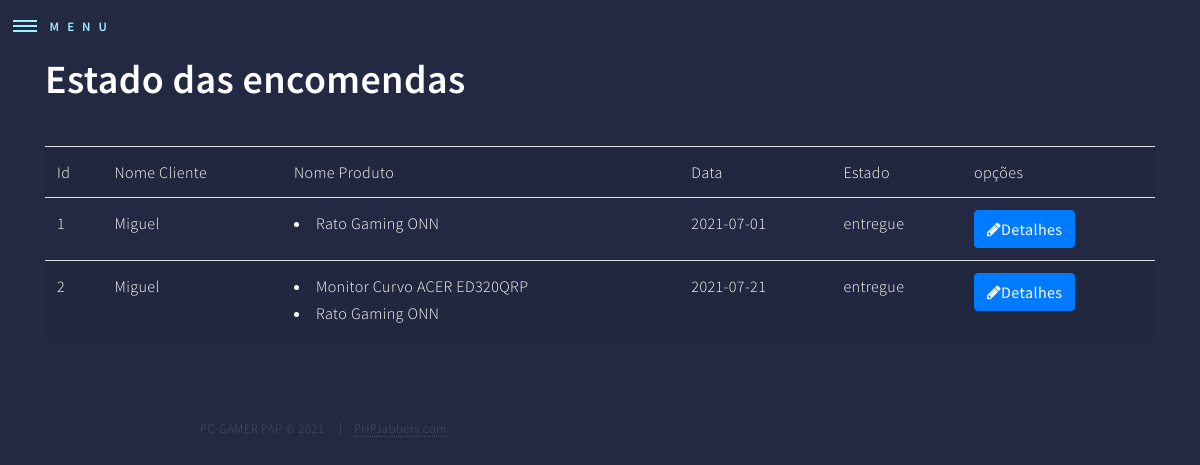
The page /admin/listaEstadoCompras.php on the database as committed earlier.
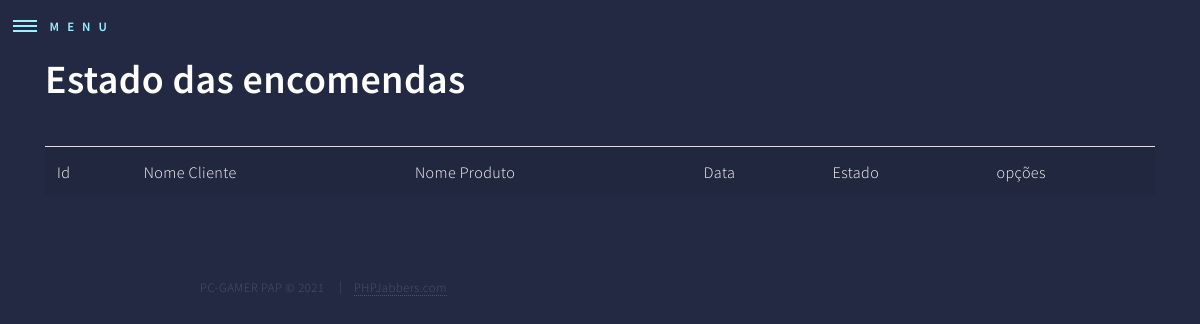
The same page on the database as committed later.
### tables this page shows
CREATE TABLE `encomendas`  (
  `encomendaId` int(11) NOT NULL AUTO_INCREMENT,
  `encomendaData` date NOT NULL,
  `encomendaEstado` enum('preparacao','caminho','entregue') NOT NULL,
  `encomendaValorFinal` decimal(10, 2) NOT NULL,
  `encomendaPerfilId` int(11) NOT NULL,
  PRIMARY KEY (`encomendaId`) USING BTREE,
  INDEX `fk_encomendas_perfis1_idx`(`encomendaPerfilId`) USING BTREE,
  CONSTRAINT `fk_encomendas_perfis1` FOREIGN KEY (`encomendaPerfilId`) REFERENCES `perfis` (`perfilId`) ON DELETE NO ACTION ON UPDATE NO ACTION
);

CREATE TABLE `perfis`  (
  `perfilId` int(11) NOT NULL,
  `perfilNome` varchar(45) NOT NULL,
  `perfilMorada` varchar(255) NOT NULL,
  `perfilTelefone` varchar(45) NOT NULL,
  `perfilEmail` varchar(45) NOT NULL,
  PRIMARY KEY (`perfilId`) USING BTREE,
  UNIQUE INDEX `users_userId_UNIQUE`(`perfilId`) USING BTREE,
  INDEX `fk_perfis_users1_idx`(`perfilId`) USING BTREE,
  CONSTRAINT `fk_perfis_users1` FOREIGN KEY (`perfilId`) REFERENCES `users` (`userId`) ON DELETE NO ACTION ON UPDATE NO ACTION
);

CREATE TABLE `encomendadetalhes`  (
  `encomendaDetalheId` int(11) NOT NULL AUTO_INCREMENT,
  `encomendaDetalheEncomendaId` int(11) NOT NULL,
  `encomendaDetalheProdutoId` int(11) NOT NULL,
  `encomendaDetalhePreco` decimal(10, 2) NOT NULL,
  `encomendaDetalheQuantidade` int(11) NOT NULL,
  PRIMARY KEY (`encomendaDetalheId`) USING BTREE,
  INDEX `fk_encomendadetalhes_encomendas1_idx`(`encomendaDetalheEncomendaId`) USING BTREE,
  INDEX `fk_encomendadetalhes_produtos1_idx`(`encomendaDetalheProdutoId`) USING BTREE,
  CONSTRAINT `fk_encomendadetalhes_encomendas1` FOREIGN KEY (`encomendaDetalheEncomendaId`) REFERENCES `encomendas` (`encomendaId`) ON DELETE NO ACTION ON UPDATE NO ACTION,
  CONSTRAINT `fk_encomendadetalhes_produtos1` FOREIGN KEY (`encomendaDetalheProdutoId`) REFERENCES `produtos` (`produtoId`) ON DELETE NO ACTION ON UPDATE NO ACTION
);

CREATE TABLE `produtos`  (
  `produtoId` int(11) NOT NULL AUTO_INCREMENT,
  `produtoNome` varchar(255) NOT NULL,
  `produtoImagemURL` varchar(255) NOT NULL,
  `produtoDescricao` text NOT NULL,
  `produtoPreco` decimal(10, 2) NOT NULL,
  `produtoCategoriaId` int(11) NOT NULL,
  `produtoDestaque` enum('sim','nao') NOT NULL DEFAULT 'nao',
  PRIMARY KEY (`produtoId`) USING BTREE,
  INDEX `fk_produtos_categorias1_idx`(`produtoCategoriaId`) USING BTREE,
  CONSTRAINT `fk_produtos_categorias1` FOREIGN KEY (`produtoCategoriaId`) REFERENCES `categorias` (`categoriaId`) ON DELETE NO ACTION ON UPDATE NO ACTION
);

### admin/listaEstadoCompras.php (the view, shortened to what this page needs)
<?php
include_once("includes/body.inc.php");
$con=mysqli_connect("localhost","root","","pap2021pcgammer");
$con->set_charset("utf8");
$sql="Select * from encomendas inner join perfis on perfilId=encomendaPerfilId ";
$result=mysqli_query($con,$sql);
?>
<div class="container">
    <h1>Estado das encomendas</h1>
    <table class='table table-striped' width="100%">
        <tr>
            <th>Id</th>
            <th>Nome Cliente</th>
            <th>Nome Produto</th>
            <th>Data</th>
            <th>Estado</th>
            <th colspan="2">opções</th>
        </tr>
        <?php
        while($dados=mysqli_fetch_array($result)){
            ?>
            <tr>
                <td><?php echo $dados['encomendaId']?></td>
                <td><?php echo $dados['perfilNome']?></td>
                <td>
                    <?php
                    $sql="Select * from encomendadetalhes inner join produtos on produtoId=encomendaDetalheProdutoId ";
                    $sql.=" where encomendaDetalheEncomendaId=".$dados['encomendaId'];
                    $resultPrd=mysqli_query($con,$sql);
                    while($dadosPrd=mysqli_fetch_array($resultPrd)) {
                        echo '<li>' . $dadosPrd['produtoNome'] . '</li>';
                    }
                    ?>
                </td>
                <td><?php echo $dados['encomendaData']?></td>
                <td><?php echo $dados['encomendaEstado']?></td>
                <td>
                    <?php
                        if($dados['encomendaEstado']=='entregue'){
                    ?>
                    <a class='btn btn-primary btn-xs' href="verEncomenda.php?id=<?php echo $dados['encomendaId']?>">
                        <i class='fa fa-pencil'></i>Detalhes</a>
                    <?php
                        }
                    ?>
                </td>
            </tr>
            <?php
        }
        ?>
    </table>
</div>

Rows that differ between the two databases and show on the page:
removed encomendas: encomendaId "1", encomendaPerfilId.perfilNome "Miguel", encomendaData "2021-07-01", encomendaEstado "entregue"
removed encomendadetalhes: encomendaDetalheProdutoId.produtoNome "Rato Gaming ONN", shown under "1"
removed encomendas: encomendaId "2", encomendaPerfilId.perfilNome "Miguel", encomendaData "2021-07-21", encomendaEstado "entregue"
removed encomendadetalhes: encomendaDetalheProdutoId.produtoNome "Monitor Curvo ACER ED320QRP", shown under "2"
removed encomendadetalhes: encomendaDetalheProdutoId.produtoNome "Rato Gaming ONN", shown under "2"
